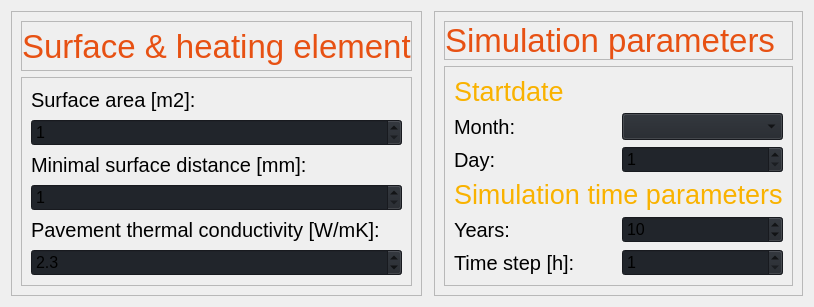
                     <widget class="QWidget" name="surface">
                      <layout class="QHBoxLayout" name="horizontalLayout_6">
                       <item>
                        <widget class="QFrame" name="frame_10">
                         <property name="frameShape">
                          <enum>QFrame::StyledPanel</enum>
                         </property>
                         <property name="frameShadow">
                          <enum>QFrame::Raised</enum>
                         </property>
                         <layout class="QVBoxLayout" name="verticalLayout_20">
                          <item>
                           <widget class="QFrame" name="frame_13">
                            <property name="maximumSize">
                             <size>
                              <width>16777215</width>
                              <height>50</height>
                             </size>
                            </property>
                            <property name="frameShape">
                             <enum>QFrame::StyledPanel</enum>
                            </property>
                            <property name="frameShadow">
                             <enum>QFrame::Raised</enum>
                            </property>
                            <layout class="QVBoxLayout" name="verticalLayout_14">
                             <property name="spacing">
                              <number>0</number>
                             </property>
                             <property name="leftMargin">
                              <number>0</number>
                             </property>
                             <property name="topMargin">
                              <number>0</number>
                             </property>
                             <property name="rightMargin">
                              <number>0</number>
                             </property>
                             <property name="bottomMargin">
                              <number>0</number>
                             </property>
                             <item>
                              <widget class="QLabel" name="label_4">
                               <property name="font">
                                <font>
                                 <pointsize>25</pointsize>
                                 <italic>false</italic>
                                 <bold>false</bold>
                                </font>
                               </property>
                               <property name="styleSheet">
                                <string notr="true">color: #e75113;</string>
                               </property>
                               <property name="text">
                                <string>Surface &amp; heating element</string>
                               </property>
                              </widget>
                             </item>
                            </layout>
                           </widget>
                          </item>
                          <item>
                           <widget class="QFrame" name="frame_14">
                            <property name="frameShape">
                             <enum>QFrame::StyledPanel</enum>
                            </property>
                            <property name="frameShadow">
                             <enum>QFrame::Raised</enum>
                            </property>
                            <layout class="QVBoxLayout" name="verticalLayout_7">
                             <item>
                              <widget class="QLabel" name="label_23">
                               <property name="font">
                                <font>
                                 <pointsize>15</pointsize>
                                 <italic>false</italic>
                                 <bold>false</bold>
                                </font>
                               </property>
                               <property name="text">
                                <string>Surface area [m2]:</string>
                               </property>
                              </widget>
                             </item>
                             <item>
                              <widget class="QSpinBox" name="sb_A_he">
                               <property name="font">
                                <font>
                                 <pointsize>12</pointsize>
                                 <italic>false</italic>
                                 <bold>false</bold>
                                </font>
                               </property>
                               <property name="styleSheet">
                                <string notr="true">background-color: rgb(33, 37, 43);</string>
                               </property>
                               <property name="minimum">
                                <number>1</number>
                               </property>
                               <property name="maximum">
                                <number>1000000</number>
                               </property>
                               <property name="singleStep">
                                <number>10</number>
                               </property>
                              </widget>
                             </item>
                             <item>
                              <widget class="QLabel" name="label_24">
                               <property name="font">
                                <font>
                                 <pointsize>15</pointsize>
                                 <italic>false</italic>
                                 <bold>false</bold>
                                </font>
                               </property>
                               <property name="text">
                                <string>Minimal surface distance [mm]:</string>
                               </property>
                              </widget>
                             </item>
                             <item>
                              <widget class="QSpinBox" name="sb_x_min">
                               <property name="font">
                                <font>
                                 <pointsize>12</pointsize>
                                 <italic>false</italic>
                                 <bold>false</bold>
                                </font>
                               </property>
                               <property name="styleSheet">
                                <string notr="true">background-color: rgb(33, 37, 43);</string>
                               </property>
                               <property name="minimum">
                                <number>1</number>
                               </property>
                               <property name="maximum">
                                <number>500</number>
                               </property>
                              </widget>
                             </item>
                             <item>
                              <widget class="QLabel" name="label_25">
                               <property name="font">
                                <font>
                                 <pointsize>15</pointsize>
                                 <italic>false</italic>
                                 <bold>false</bold>
                                </font>
                               </property>
                               <property name="text">
                                <string>Pavement thermal conductivity [W/mK]:</string>
                               </property>
                              </widget>
                             </item>
                             <item>
                              <widget class="QDoubleSpinBox" name="sb_lambda_pavement">
                               <property name="font">
                                <font>
                                 <pointsize>12</pointsize>
                                 <italic>false</italic>
                                 <bold>false</bold>
                                </font>
                               </property>
                               <property name="styleSheet">
                                <string notr="true">background-color: rgb(33, 37, 43);</string>
                               </property>
                               <property name="decimals">
                                <number>1</number>
                               </property>
                               <property name="singleStep">
                                <double>0.100000000000000</double>
                               </property>
                               <property name="value">
                                <double>2.300000000000000</double>
                               </property>
                              </widget>
                             </item>
                            </layout>
                           </widget>
                          </item>
                         </layout>
                        </widget>
                       </item>
                       <item>
                        <widget class="QFrame" name="frame_11">
                         <property name="maximumSize">
                          <size>
                           <width>2</width>
                           <height>16777215</height>
                          </size>
                         </property>
                         <property name="styleSheet">
                          <string notr="true">background-color: rgb(221, 221, 221);</string>
                         </property>
                         <property name="frameShape">
                          <enum>QFrame::StyledPanel</enum>
                         </property>
                         <property name="frameShadow">
                          <enum>QFrame::Raised</enum>
                         </property>
                        </widget>
                       </item>
                       <item>
                        <widget class="QFrame" name="frame_12">
                         <property name="frameShape">
                          <enum>QFrame::StyledPanel</enum>
                         </property>
                         <property name="frameShadow">
                          <enum>QFrame::Raised</enum>
                         </property>
                         <layout class="QVBoxLayout" name="verticalLayout_23">
                          <item>
                           <widget class="QFrame" name="frame_15">
                            <property name="maximumSize">
                             <size>
                              <width>16777215</width>
                              <height>50</height>
                             </size>
                            </property>
                            <property name="frameShape">
                             <enum>QFrame::StyledPanel</enum>
                            </property>
                            <property name="frameShadow">
                             <enum>QFrame::Raised</enum>
                            </property>
                            <layout class="QVBoxLayout" name="verticalLayout_22">
                             <property name="spacing">
                              <number>0</number>
                             </property>
                             <property name="leftMargin">
                              <number>0</number>
                             </property>
                             <property name="topMargin">
                              <number>0</number>
                             </property>
                             <property name="rightMargin">
                              <number>0</number>
                             </property>
                             <property name="bottomMargin">
                              <number>0</number>
                             </property>
                             <item>
                              <widget class="QLabel" name="label_26">
                               <property name="font">
                                <font>
                                 <pointsize>25</pointsize>
                                 <italic>false</italic>
                                 <bold>false</bold>
                                </font>
                               </property>
                               <property name="styleSheet">
                                <string notr="true">color: #e75113;</string>
                               </property>
                               <property name="text">
                                <string>Simulation parameters</string>
                               </property>
                              </widget>
                             </item>
                            </layout>
                           </widget>
                          </item>
                          <item>
                           <widget class="QFrame" name="frame_16">
                            <property name="frameShape">
                             <enum>QFrame::StyledPanel</enum>
                            </property>
                            <property name="frameShadow">
                             <enum>QFrame::Raised</enum>
                            </property>
                            <layout class="QGridLayout" name="gridLayout_9">
                             <item row="0" column="0" colspan="2">
                              <widget class="QLabel" name="label_31">
                               <property name="maximumSize">
                                <size>
                                 <width>16777215</width>
                                 <height>50</height>
                                </size>
                               </property>
                               <property name="font">
                                <font>
                                 <pointsize>20</pointsize>
                                 <italic>false</italic>
                                 <bold>false</bold>
                                </font>
                               </property>
                               <property name="styleSheet">
                                <string notr="true">color: #f9b200;</string>
                               </property>
                               <property name="text">
                                <string>Startdate</string>
                               </property>
                              </widget>
                             </item>
                             <item row="1" column="0">
                              <widget class="QLabel" name="label_27">
                               <property name="font">
                                <font>
                                 <pointsize>15</pointsize>
                                 <italic>false</italic>
                                 <bold>false</bold>
                                </font>
                               </property>
                               <property name="text">
                                <string>Month:</string>
                               </property>
                              </widget>
                             </item>
                             <item row="1" column="1">
                              <widget class="QComboBox" name="cb_month">
                               <property name="font">
                                <font>
                                 <pointsize>12</pointsize>
                                 <italic>false</italic>
                                 <bold>false</bold>
                                </font>
                               </property>
                               <property name="styleSheet">
                                <string notr="true">background-color: rgb(33, 37, 43);</string>
                               </property>
                               <property name="currentText">
                                <string/>
                               </property>
                               <property name="maxVisibleItems">
                                <number>12</number>
                               </property>
                              </widget>
                             </item>
                             <item row="2" column="0">
                              <widget class="QLabel" name="label_28">
                               <property name="font">
                                <font>
                                 <pointsize>15</pointsize>
                                 <italic>false</italic>
                                 <bold>false</bold>
                                </font>
                               </property>
                               <property name="text">
                                <string>Day:</string>
                               </property>
                              </widget>
                             </item>
                             <item row="2" column="1">
                              <widget class="QSpinBox" name="sb_day">
                               <property name="font">
                                <font>
                                 <pointsize>12</pointsize>
                                 <italic>false</italic>
                                 <bold>false</bold>
                                </font>
                               </property>
                               <property name="styleSheet">
                                <string notr="true">background-color: rgb(33, 37, 43);</string>
                               </property>
                               <property name="minimum">
                                <number>1</number>
                               </property>
                               <property name="maximum">
                                <number>31</number>
                               </property>
                              </widget>
                             </item>
                             <item row="3" column="0" colspan="2">
                              <widget class="QLabel" name="label_32">
                               <property name="maximumSize">
                                <size>
                                 <width>16777215</width>
                                 <height>50</height>
                                </size>
                               </property>
                               <property name="font">
                                <font>
                                 <pointsize>20</pointsize>
                                 <italic>false</italic>
                                 <bold>false</bold>
                                </font>
                               </property>
                               <property name="styleSheet">
                                <string notr="true">color: #f9b200;</string>
                               </property>
                               <property name="text">
                                <string>Simulation time parameters</string>
                               </property>
                              </widget>
                             </item>
                             <item row="4" column="0">
                              <widget class="QLabel" name="label_29">
                               <property name="font">
                                <font>
                                 <pointsize>15</pointsize>
                                 <italic>false</italic>
                                 <bold>false</bold>
                                </font>
                               </property>
                               <property name="text">
                                <string>Years:</string>
                               </property>
                              </widget>
                             </item>
                             <item row="4" column="1">
                              <widget class="QSpinBox" name="sb_years">
                               <property name="font">
                                <font>
                                 <pointsize>12</pointsize>
                                 <italic>false</italic>
                                 <bold>false</bold>
                                </font>
                               </property>
                               <property name="styleSheet">
                                <string notr="true">background-color: rgb(33, 37, 43);</string>
                               </property>
                               <property name="minimum">
                                <number>1</number>
                               </property>
                               <property name="maximum">
                                <number>500</number>
                               </property>
                               <property name="value">
                                <number>10</number>
                               </property>
                               <property name="displayIntegerBase">
                                <number>10</number>
                               </property>
                              </widget>
                             </item>
                             <item row="5" column="0">
                              <widget class="QLabel" name="label_30">
                               <property name="font">
                                <font>
                                 <pointsize>15</pointsize>
                                 <italic>false</italic>
                                 <bold>false</bold>
                                </font>
                               </property>
                               <property name="text">
                                <string>Time step [h]:</string>
                               </property>
                              </widget>
                             </item>
                             <item row="5" column="1">
                              <widget class="QSpinBox" name="sb_dt">
                               <property name="font">
                                <font>
                                 <pointsize>12</pointsize>
                                 <italic>false</italic>
                                 <bold>false</bold>
                                </font>
                               </property>
                               <property name="styleSheet">
                                <string notr="true">background-color: rgb(33, 37, 43);</string>
                               </property>
                               <property name="minimum">
                                <number>1</number>
                               </property>
                               <property name="maximum">
                                <number>1000000</number>
                               </property>
                              </widget>
                             </item>
                            </layout>
                           </widget>
                          </item>
                         </layout>
                        </widget>
                       </item>
                      </layout>
                     </widget>
